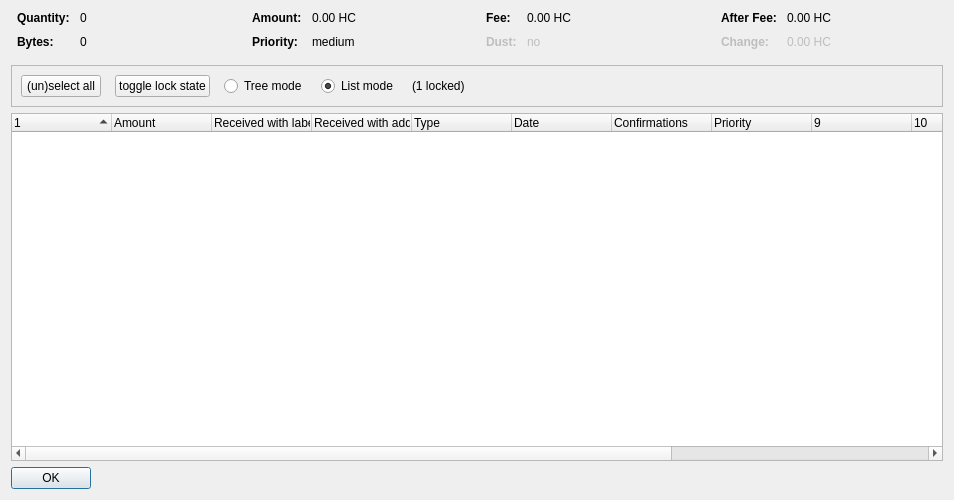
<?xml version="1.0" encoding="UTF-8"?>
<ui version="4.0">
 <class>CoinControlDialog</class>
 <widget class="QDialog" name="CoinControlDialog">
  <property name="geometry">
   <rect>
    <x>0</x>
    <y>0</y>
    <width>954</width>
    <height>500</height>
   </rect>
  </property>
  <property name="windowTitle">
   <string>Coin Selection</string>
  </property>
  <layout class="QVBoxLayout" name="verticalLayout">
   <item>
    <layout class="QHBoxLayout" name="horizontalLayoutTop" stretch="0,0,0,0">
     <property name="topMargin">
      <number>0</number>
     </property>
     <property name="bottomMargin">
      <number>10</number>
     </property>
     <item>
      <layout class="QFormLayout" name="formLayoutCoinControl1">
       <property name="horizontalSpacing">
        <number>10</number>
       </property>
       <property name="verticalSpacing">
        <number>10</number>
       </property>
       <property name="leftMargin">
        <number>6</number>
       </property>
       <property name="rightMargin">
        <number>6</number>
       </property>
       <item row="0" column="0">
        <widget class="QLabel" name="labelCoinControlQuantityText">
         <property name="font">
          <font>
           <weight>75</weight>
           <bold>true</bold>
          </font>
         </property>
         <property name="text">
          <string>Quantity:</string>
         </property>
        </widget>
       </item>
       <item row="0" column="1">
        <widget class="QLabel" name="labelCoinControlQuantity">
         <property name="cursor">
          <cursorShape>IBeamCursor</cursorShape>
         </property>
         <property name="contextMenuPolicy">
          <enum>Qt::ActionsContextMenu</enum>
         </property>
         <property name="text">
          <string notr="true">0</string>
         </property>
         <property name="textInteractionFlags">
          <set>Qt::LinksAccessibleByMouse|Qt::TextSelectableByKeyboard|Qt::TextSelectableByMouse</set>
         </property>
        </widget>
       </item>
       <item row="1" column="0">
        <widget class="QLabel" name="labelCoinControlBytesText">
         <property name="font">
          <font>
           <weight>75</weight>
           <bold>true</bold>
          </font>
         </property>
         <property name="text">
          <string>Bytes:</string>
         </property>
        </widget>
       </item>
       <item row="1" column="1">
        <widget class="QLabel" name="labelCoinControlBytes">
         <property name="cursor">
          <cursorShape>IBeamCursor</cursorShape>
         </property>
         <property name="contextMenuPolicy">
          <enum>Qt::ActionsContextMenu</enum>
         </property>
         <property name="text">
          <string notr="true">0</string>
         </property>
         <property name="textInteractionFlags">
          <set>Qt::LinksAccessibleByMouse|Qt::TextSelectableByKeyboard|Qt::TextSelectableByMouse</set>
         </property>
        </widget>
       </item>
      </layout>
     </item>
     <item>
      <layout class="QFormLayout" name="formLayoutCoinControl2">
       <property name="horizontalSpacing">
        <number>10</number>
       </property>
       <property name="verticalSpacing">
        <number>10</number>
       </property>
       <property name="leftMargin">
        <number>6</number>
       </property>
       <property name="rightMargin">
        <number>6</number>
       </property>
       <item row="0" column="0">
        <widget class="QLabel" name="labelCoinControlAmountText">
         <property name="font">
          <font>
           <weight>75</weight>
           <bold>true</bold>
          </font>
         </property>
         <property name="text">
          <string>Amount:</string>
         </property>
        </widget>
       </item>
       <item row="0" column="1">
        <widget class="QLabel" name="labelCoinControlAmount">
         <property name="cursor">
          <cursorShape>IBeamCursor</cursorShape>
         </property>
         <property name="contextMenuPolicy">
          <enum>Qt::ActionsContextMenu</enum>
         </property>
         <property name="text">
          <string notr="true">0.00 HC</string>
         </property>
         <property name="textInteractionFlags">
          <set>Qt::LinksAccessibleByMouse|Qt::TextSelectableByKeyboard|Qt::TextSelectableByMouse</set>
         </property>
        </widget>
       </item>
       <item row="1" column="0">
        <widget class="QLabel" name="labelCoinControlPriorityText">
         <property name="font">
          <font>
           <weight>75</weight>
           <bold>true</bold>
          </font>
         </property>
         <property name="text">
          <string>Priority:</string>
         </property>
        </widget>
       </item>
       <item row="1" column="1">
        <widget class="QLabel" name="labelCoinControlPriority">
         <property name="cursor">
          <cursorShape>IBeamCursor</cursorShape>
         </property>
         <property name="contextMenuPolicy">
          <enum>Qt::ActionsContextMenu</enum>
         </property>
         <property name="text">
          <string>medium</string>
         </property>
         <property name="textInteractionFlags">
          <set>Qt::LinksAccessibleByMouse|Qt::TextSelectableByKeyboard|Qt::TextSelectableByMouse</set>
         </property>
        </widget>
       </item>
      </layout>
     </item>
     <item>
      <layout class="QFormLayout" name="formLayoutCoinControl3">
       <property name="horizontalSpacing">
        <number>10</number>
       </property>
       <property name="verticalSpacing">
        <number>10</number>
       </property>
       <property name="leftMargin">
        <number>6</number>
       </property>
       <property name="rightMargin">
        <number>6</number>
       </property>
       <item row="0" column="0">
        <widget class="QLabel" name="labelCoinControlFeeText">
         <property name="font">
          <font>
           <weight>75</weight>
           <bold>true</bold>
          </font>
         </property>
         <property name="text">
          <string>Fee:</string>
         </property>
        </widget>
       </item>
       <item row="0" column="1">
        <widget class="QLabel" name="labelCoinControlFee">
         <property name="cursor">
          <cursorShape>IBeamCursor</cursorShape>
         </property>
         <property name="contextMenuPolicy">
          <enum>Qt::ActionsContextMenu</enum>
         </property>
         <property name="text">
          <string notr="true">0.00 HC</string>
         </property>
         <property name="textInteractionFlags">
          <set>Qt::LinksAccessibleByMouse|Qt::TextSelectableByKeyboard|Qt::TextSelectableByMouse</set>
         </property>
        </widget>
       </item>
       <item row="1" column="0">
        <widget class="QLabel" name="labelCoinControlLowOutputText">
         <property name="enabled">
          <bool>false</bool>
         </property>
         <property name="font">
          <font>
           <weight>75</weight>
           <bold>true</bold>
          </font>
         </property>
         <property name="text">
          <string>Dust:</string>
         </property>
        </widget>
       </item>
       <item row="1" column="1">
        <widget class="QLabel" name="labelCoinControlLowOutput">
         <property name="enabled">
          <bool>false</bool>
         </property>
         <property name="cursor">
          <cursorShape>IBeamCursor</cursorShape>
         </property>
         <property name="contextMenuPolicy">
          <enum>Qt::ActionsContextMenu</enum>
         </property>
         <property name="text">
          <string>no</string>
         </property>
         <property name="textInteractionFlags">
          <set>Qt::LinksAccessibleByMouse|Qt::TextSelectableByKeyboard|Qt::TextSelectableByMouse</set>
         </property>
        </widget>
       </item>
      </layout>
     </item>
     <item>
      <layout class="QFormLayout" name="formLayoutCoinControl4">
       <property name="horizontalSpacing">
        <number>10</number>
       </property>
       <property name="verticalSpacing">
        <number>10</number>
       </property>
       <property name="leftMargin">
        <number>6</number>
       </property>
       <property name="rightMargin">
        <number>6</number>
       </property>
       <item row="0" column="0">
        <widget class="QLabel" name="labelCoinControlAfterFeeText">
         <property name="font">
          <font>
           <weight>75</weight>
           <bold>true</bold>
          </font>
         </property>
         <property name="text">
          <string>After Fee:</string>
         </property>
        </widget>
       </item>
       <item row="0" column="1">
        <widget class="QLabel" name="labelCoinControlAfterFee">
         <property name="cursor">
          <cursorShape>IBeamCursor</cursorShape>
         </property>
         <property name="contextMenuPolicy">
          <enum>Qt::ActionsContextMenu</enum>
         </property>
         <property name="text">
          <string notr="true">0.00 HC</string>
         </property>
         <property name="textInteractionFlags">
          <set>Qt::LinksAccessibleByMouse|Qt::TextSelectableByKeyboard|Qt::TextSelectableByMouse</set>
         </property>
        </widget>
       </item>
       <item row="1" column="0">
        <widget class="QLabel" name="labelCoinControlChangeText">
         <property name="enabled">
          <bool>false</bool>
         </property>
         <property name="font">
          <font>
           <weight>75</weight>
           <bold>true</bold>
          </font>
         </property>
         <property name="text">
          <string>Change:</string>
         </property>
        </widget>
       </item>
       <item row="1" column="1">
        <widget class="QLabel" name="labelCoinControlChange">
         <property name="enabled">
          <bool>false</bool>
         </property>
         <property name="cursor">
          <cursorShape>IBeamCursor</cursorShape>
         </property>
         <property name="contextMenuPolicy">
          <enum>Qt::ActionsContextMenu</enum>
         </property>
         <property name="text">
          <string notr="true">0.00 HC</string>
         </property>
         <property name="textInteractionFlags">
          <set>Qt::LinksAccessibleByMouse|Qt::TextSelectableByKeyboard|Qt::TextSelectableByMouse</set>
         </property>
        </widget>
       </item>
      </layout>
     </item>
    </layout>
   </item>
   <item>
    <widget class="QFrame" name="frame">
     <property name="minimumSize">
      <size>
       <width>0</width>
       <height>40</height>
      </size>
     </property>
     <property name="frameShape">
      <enum>QFrame::StyledPanel</enum>
     </property>
     <property name="frameShadow">
      <enum>QFrame::Sunken</enum>
     </property>
     <layout class="QHBoxLayout" name="horizontalLayout">
      <item>
       <layout class="QHBoxLayout" name="horizontalLayoutPanel" stretch="0,0,0,0,0,0">
        <property name="spacing">
         <number>14</number>
        </property>
        <item>
         <widget class="QPushButton" name="pushButtonSelectAll">
          <property name="sizePolicy">
           <sizepolicy hsizetype="Maximum" vsizetype="Fixed">
            <horstretch>0</horstretch>
            <verstretch>0</verstretch>
           </sizepolicy>
          </property>
          <property name="text">
           <string>(un)select all</string>
          </property>
          <property name="autoDefault">
           <bool>false</bool>
          </property>
         </widget>
        </item>
        <item>
         <widget class="QPushButton" name="pushButtonToggleLock">
          <property name="sizePolicy">
           <sizepolicy hsizetype="Maximum" vsizetype="Fixed">
            <horstretch>0</horstretch>
            <verstretch>0</verstretch>
           </sizepolicy>
          </property>
          <property name="text">
           <string>toggle lock state</string>
          </property>
          <property name="autoDefault">
           <bool>false</bool>
          </property>
         </widget>
        </item>
        <item>
         <widget class="QRadioButton" name="radioTreeMode">
          <property name="sizePolicy">
           <sizepolicy hsizetype="Maximum" vsizetype="Fixed">
            <horstretch>0</horstretch>
            <verstretch>0</verstretch>
           </sizepolicy>
          </property>
          <property name="text">
           <string>Tree mode</string>
          </property>
         </widget>
        </item>
        <item>
         <widget class="QRadioButton" name="radioListMode">
          <property name="sizePolicy">
           <sizepolicy hsizetype="Maximum" vsizetype="Fixed">
            <horstretch>0</horstretch>
            <verstretch>0</verstretch>
           </sizepolicy>
          </property>
          <property name="text">
           <string>List mode</string>
          </property>
          <property name="checked">
           <bool>true</bool>
          </property>
         </widget>
        </item>
        <item>
         <widget class="QLabel" name="labelLocked">
          <property name="text">
           <string>(1 locked)</string>
          </property>
         </widget>
        </item>
        <item>
         <spacer name="horizontalSpacer">
          <property name="orientation">
           <enum>Qt::Horizontal</enum>
          </property>
          <property name="sizeHint" stdset="0">
           <size>
            <width>40</width>
            <height>20</height>
           </size>
          </property>
         </spacer>
        </item>
       </layout>
      </item>
     </layout>
    </widget>
   </item>
   <item>
    <widget class="CoinControlTreeWidget" name="treeWidget">
     <property name="contextMenuPolicy">
      <enum>Qt::CustomContextMenu</enum>
     </property>
     <property name="sortingEnabled">
      <bool>false</bool>
     </property>
     <property name="columnCount">
      <number>13</number>
     </property>
     <attribute name="headerShowSortIndicator" stdset="0">
      <bool>true</bool>
     </attribute>
     <attribute name="headerStretchLastSection">
      <bool>false</bool>
     </attribute>
     <column>
      <property name="text">
       <string/>
      </property>
     </column>
     <column>
      <property name="text">
       <string>Amount</string>
      </property>
     </column>
     <column>
      <property name="text">
       <string>Received with label</string>
      </property>
     </column>
     <column>
      <property name="text">
       <string>Received with address</string>
      </property>
     </column>
     <column>
      <property name="text">
       <string>Type</string>
      </property>
     </column>
     <column>
      <property name="text">
       <string>Date</string>
      </property>
     </column>
     <column>
      <property name="text">
       <string>Confirmations</string>
      </property>
      <property name="toolTip">
       <string>Confirmed</string>
      </property>
     </column>
     <column>
      <property name="text">
       <string>Priority</string>
      </property>
     </column>
     <column>
      <property name="text">
       <string/>
      </property>
     </column>
     <column>
      <property name="text">
       <string/>
      </property>
     </column>
     <column>
      <property name="text">
       <string/>
      </property>
     </column>
     <column>
      <property name="text">
       <string/>
      </property>
     </column>
     <column>
      <property name="text">
       <string/>
      </property>
     </column>
    </widget>
   </item>
   <item>
    <widget class="QDialogButtonBox" name="buttonBox">
     <property name="sizePolicy">
      <sizepolicy hsizetype="Maximum" vsizetype="Fixed">
       <horstretch>0</horstretch>
       <verstretch>0</verstretch>
      </sizepolicy>
     </property>
     <property name="orientation">
      <enum>Qt::Horizontal</enum>
     </property>
     <property name="standardButtons">
      <set>QDialogButtonBox::Ok</set>
     </property>
    </widget>
   </item>
  </layout>
 </widget>
 <customwidgets>
  <customwidget>
   <class>CoinControlTreeWidget</class>
   <extends>QTreeWidget</extends>
   <header>coincontroltreewidget.h</header>
  </customwidget>
 </customwidgets>
 <resources/>
 <connections/>
</ui>
